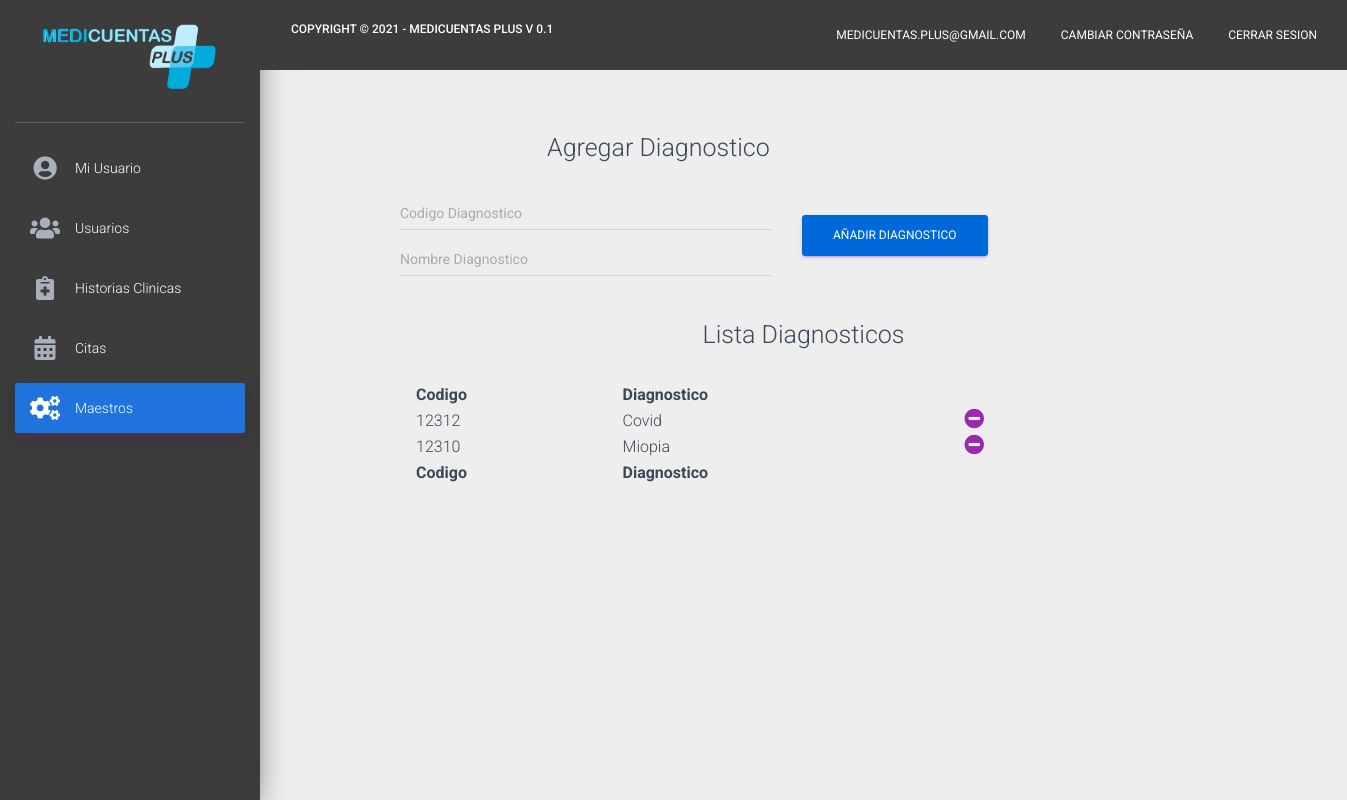
The app's page /maestros/diagnosticos (signed in) with its own data.
### modelos/models.py (models this page shows)
class Usuario(models.Model):
    primernombre = models.CharField(max_length=1000, blank=True, null=True)
    segundonombre = models.CharField(max_length=1000, blank=True, null=True)
    primerapellido = models.CharField(max_length=1000, blank=True, null=True)
    segundoapellido = models.CharField(max_length=1000, blank=True, null=True)
    usuario = models.CharField(max_length=1000, blank=True, null=True)
    clave = models.TextField(blank=True, null=True)
    tipodocumento= models.CharField(max_length=1000, blank=True, null=True)
    numerodocumento= models.CharField(max_length=1000, blank=True, null=True)
    fechanacimiento = models.DateField(blank=True, null=True)
    edad = models.CharField(max_length=100, blank=True, null=True)
    numerotelefono = models.IntegerField( blank=True, null=True)
    ciudad = models.ForeignKey(Ciudad, on_delete=models.CASCADE,blank=True, null=True)
    especialidad = models.ForeignKey(Especialidad, on_delete=models.CASCADE,blank=True, null=True)
    rol = models.CharField(max_length=500, blank=True , null=True)
    asistente = models.CharField(max_length=500, blank=True, null= True)
    permisoscomentario = models.CharField(max_length=100, blank=True, null= True)
    sexo = models.CharField(max_length=500, blank=True, null= True)
    consultorio = models.CharField(max_length=500, blank=True, null= True)
    estado = models.CharField(max_length=500, blank=True, null= True)

class Diagnostico(models.Model):
    codigo = models.CharField(max_length=1000, blank=True, null=True)
    diagnostico = models.CharField(max_length=1000, blank=True, null=True)

### modelos/views.py (the view, shortened to what this page needs)
# urls.py: path('maestros/diagnosticos',diagnosticos),
def diagnosticos(request):
    if request.session.get('validar') == False:
        return redirect('/')
    else:
        usuario = Usuario.objects.get(id=request.session.get('user'))
        if usuario.rol == "Administrador":
            diagnosticos = Diagnostico.objects.all()
            validar = 0
            return render(request,"diagnosticos.html",{"usuario":usuario,"diagnosticos":diagnosticos,"validar":validar,"sesion":request.session.get('validar')})
        else:
            return redirect('/dashboard')

### modelos/templates/diagnosticos.html (shortened to what this page needs)
<!doctype html>
<html lang="en">
{% load static %}
<head>
    <link rel="stylesheet" href="https://maxcdn.bootstrapcdn.com/font-awesome/latest/css/font-awesome.min.css">
    <link rel="stylesheet" href="https://use.fontawesome.com/releases/v5.7.0/css/all.css"
>
    <link href="https://cdn.jsdelivr.net/npm/bootstrap@5.1.1/dist/css/bootstrap.min.css" rel="stylesheet"
>
    <link href="{% static 'css/material-dashboard.css' %}" rel="stylesheet" />
</head>
<body>
    <div class="wrapper ">
        <div class="sidebar" data-color="purple" data-background-color="white">
            <div class="logo" style="background-color: #3c3c3c;">
                <a href="" class="simple-text logo-mini">
                    <img src="{% static 'imagenes/logo1.png'%}" style=" width: 70%; margin-bottom: 10px" />
                </a>
            </div>
            <div class="sidebar-wrapper" style="background-color: #3c3c3c !important;">
                <ul class="nav">
                    <li class="nav-item">
                        <a class="nav-link" style="color: #fff;" href="/dashboard">
                            <i class="fas fa-user-circle"></i>
                            <p>Mi Usuario</p>
                        </a>
                    </li>
                    <li class="nav-item">
                        <a class="nav-link" href="/usuarios" style="color: #fff;">
                            <i class="fas fa-users"></i>
                            <p>Usuarios</p>
                        </a>
                    </li>
                    <li class="nav-item">
                        <a class="nav-link" href="/historiasclinicas" style="color: #fff;">
                            <i class="fas fa-notes-medical"></i>
                            <p>Historias Clinicas</p>
                        </a>
                    </li>
                    <li class="nav-item">
                        <a class="nav-link" href="/citas" style="color: #fff;">
                            <i class="fas fa-calendar-alt"></i>
                            <p>Citas</p>
                        </a>
                    </li>
                    <li class="nav-item active">
                        <a class="nav-link" href="/maestros" style="background-color: #1e73dc !important;">
                            <i class="fas fa-cogs"></i>
                            <p>Maestros</p>
                        </a>
                    </li>
                </ul>
            </div>
        </div>
        <div class="main-panel">
            <nav class="navbar navbar-expand-lg navbar-transparent navbar-absolute fixed-top"
                style="background-color: #3c3c3c !important; color: #fff !important;">
                <div class="container-fluid">
                    <div class="navbar-wrapper">
                        <a class="navbar-brand" href="javascript:;">
                            <h6>Copyright © 2021 - Medicuentas Plus V 0.1</h6>
                        </a>
                    </div>
                    <div class="collapse navbar-collapse justify-content-end">
                        <ul class="navbar-nav">
                            <li class="nav-item">
                                <a class="nav-link" href="javascript:;">
                                    {{usuario.usuario}}
                                </a>
                            </li>
                            <li class="nav-item">
                                <a class="nav-link" href="/cambioclave/{{usuario.id}}">
                                    Cambiar Contraseña
                                </a>
                            </li>
                            <li class="nav-item">
                                <a class="nav-link" href="/logout">
                                    Cerrar Sesion
                                </a>
                            </li>
                        </ul>
                    </div>
                </div>
            </nav>
            <div class="content">
                <form method="POST" action="/maestros/diagnosticos">
                <div class="row" style="width:fit-content; margin-top: 10px; margin-bottom: 30px; margin-left: 110px;">
                    <div style="margin-left: 150px; margin-bottom: 10px;">
                        <h3>Agregar Diagnostico</h3>
                    </div>
                    <div class="col-md-6">
                        <div class="input-group" style="margin-top: 10px; ">
                            <input type="text"  name="codigo" class="form-control" id="validationDefaultUsername"
                                aria-describedby="inputGroupPrepend2" placeholder="Codigo Diagnostico" required>
                        </div>
                        <div class="input-group" style="margin-top: 10px; ">
                            <input type="text"  name="diagnostico" class="form-control" id="validationDefaultUsername"
                                aria-describedby="inputGroupPrepend2" placeholder="Nombre Diagnostico" required>
                        </div>
                    </div>
                    <div class="col-md-6">
                        <button type="submit" class="btn btn-primary" style="margin-top: 30px; width: 50%; color: #fff;
                        background-color: #0069d9;
                        border-color: #0062cc">Añadir Diagnostico</button>
                    </div>
                </div>
            </form>
                <div style="margin-top: 40px; margin-bottom: 30px;">
                    <h3 style="text-align: center;">Lista Diagnosticos</h3>
                </div>
                <div style="width: 60%; margin-left: 140px;">
                <table id="example" class="display nowrap" style="width:100%">
                    <thead>
                        <tr>
                            <th>Codigo</th>
                            <th>Diagnostico</th>
                            <th></th>
                        </tr>
                    </thead>
                    <tbody>
                        {% for diagnostico in diagnosticos%}
                        <tr>
                            <td>{{diagnostico.codigo}}</td>
                            <td>{{diagnostico.diagnostico}}</td>
                            <td><a href="/maestros/diagnosticos/{{diagnostico.id}}"><i class="fas fa-minus-circle" style="font-size: 20px;"></i></a></td>
                        </tr>
                        {% endfor %}
                    </tbody>
                    <tfoot>
                        <tr>
                            <th>Codigo</th>
                            <th>Diagnostico</th>
                            <th></th>
                        </tr>
                    </tfoot>
                </table>
            </div>
        </div>
    </div>
    <link rel="stylesheet" type="text/css" href="https://cdn.datatables.net/v/dt/dt-1.11.2/datatables.min.css" />
</body>
</html>

### records on screen
Usuario: usuario "MEDICUENTAS.PLUS@GMAIL.COM"
Diagnostico: codigo "12312", diagnostico "Covid"
Diagnostico: codigo "12310", diagnostico "Miopia"
